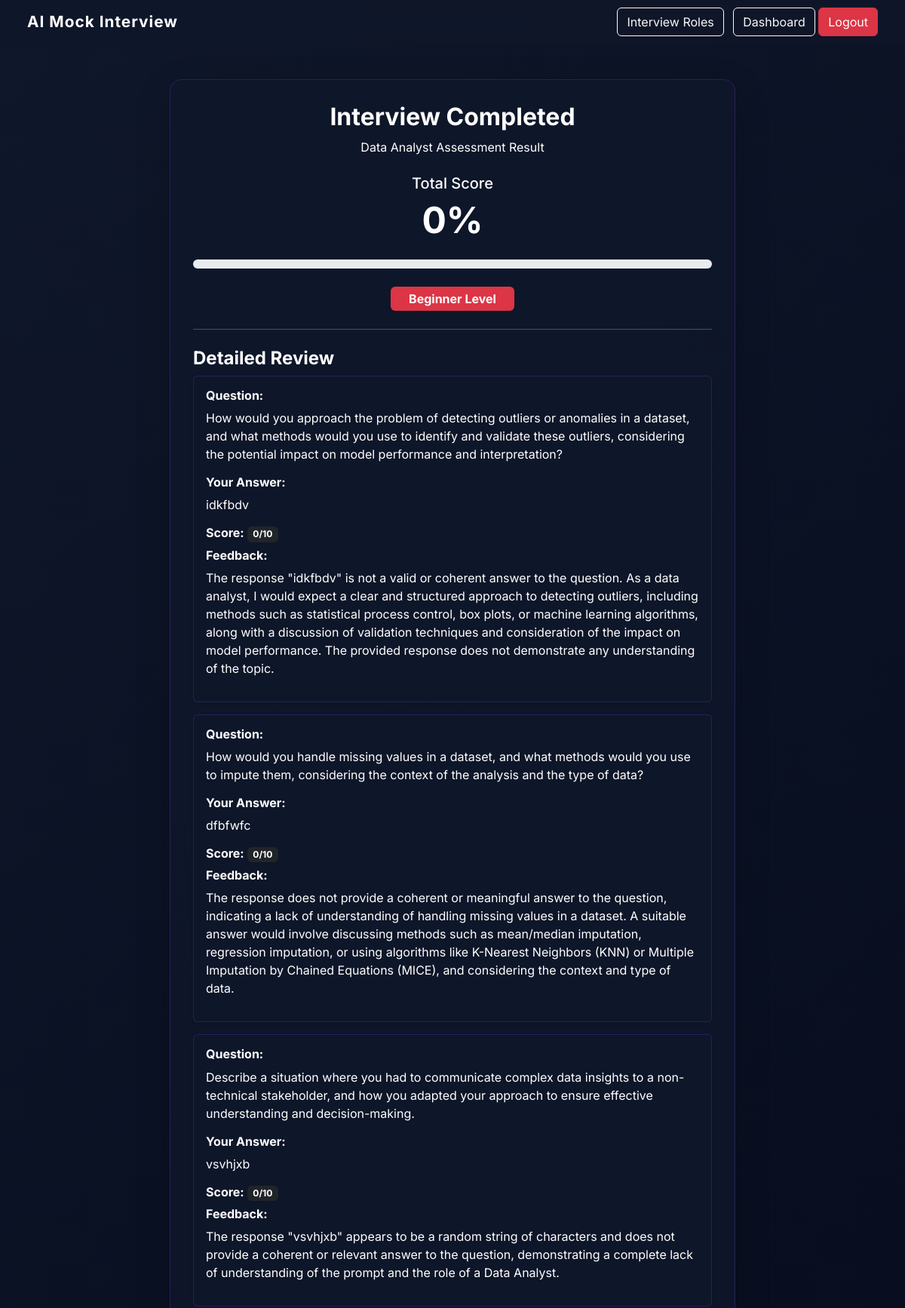
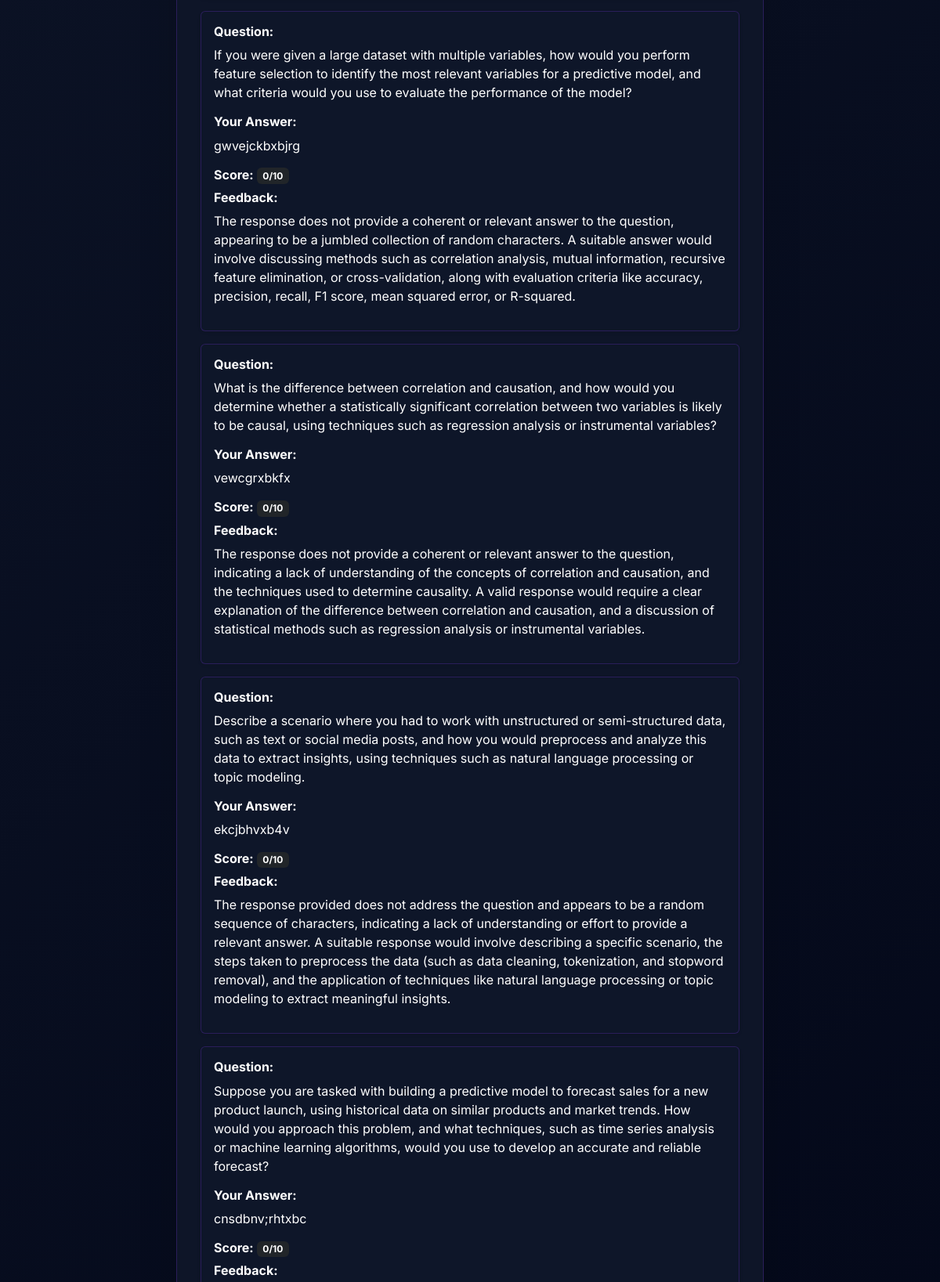
The app's page /interview/result/5/ (signed in, upper part) with its own data (2 pictures, top to bottom).
### interviews/models.py (models this page shows, shortened)
class JobRole(models.Model):
  name = models.CharField(max_length=100)
  description = models.TextField()
  skills_required = models.TextField(blank=True, null=True)

class Answer(models.Model):
  session = models.ForeignKey(InterviewSession, on_delete = models.CASCADE)
  question_text = models.TextField()
  response = models.TextField()
  score = models.IntegerField(default = 0)
  feedback = models.TextField(blank = True)

### interviews/views.py (the view)
# urls.py: path("result/<int:session_id>/", views.interview_result, name="interview_result"),
@login_required
def interview_result(request, session_id):
    session = InterviewSession.objects.get(id=session_id, user=request.user)
    answers = session.answer_set.all()
    return render(request, "result.html", {
        "role": session.job_role,
        "percentage": session.total_score,
        "answers": answers
    })

### templates/result.html (shortened to what this page needs)
{% extends 'base.html' %}
{% block content %}
<div class="d-flex justify-content-center">
    <div class="result-card shadow-lg">
        <div class="text-center mb-4">
            <h2 class="fw-bold mb-2">Interview Completed</h2>
            <p class="text-muted mb-0">
                {{ role.name }} Assessment Result
            </p>
        </div>
        <div class="text-center mb-4">
            <h5 class="text-muted">Total Score</h5>
            <h1 class="fw-bold display-5 mb-2">
                {{ percentage }}%
            </h1>
        </div>
        <div class="progress mb-4" style="height:12px; border-radius:10px;">
        </div>
        <div class="text-center mb-4">
            {% if percentage >= 80 %}
                <span class="badge bg-success px-4 py-2 fs-6">
                    Advanced Level
                </span>
            {% elif percentage >= 60 %}
                <span class="badge bg-warning text-dark px-4 py-2 fs-6">
                    Intermediate Level
                </span>
            {% else %}
                <span class="badge bg-danger px-4 py-2 fs-6">
                    Beginner Level
                </span>
            {% endif %}
        </div>
        <hr class="my-4">
<h4 class="fw-bold">Detailed Review</h4>
{% for ans in answers %}
<div class="card mb-3 shadow-sm">
    <div class="card-body">
        <h6 class="fw-bold">Question:</h6>
        <p>{{ ans.question_text }}</p>
        <h6 class="fw-bold">Your Answer:</h6>
        <p>{{ ans.response }}</p>
        <h6 class="fw-bold">Score:
            <span class="badge bg-dark">{{ ans.score }}/10</span>
        </h6>
        <h6 class="fw-bold mt-2">Feedback:</h6>
        <p>{{ ans.feedback }}</p>
    </div>
</div>
{% endfor %}
    </div>
</div>
{% endblock %}

### templates/base.html (style rules this page uses)
body { color: #f8fafc; }
h1, h2, h3, h4, h5, h6 { color: #ffffff !important; }
p, .text-muted { color: #cbd5e1 !important; }
.card { background: rgba(15, 23, 42, 0.95) !important; border: 1px solid rgba(124,58,237,0.25) !important; }
.card h5, .card p { color: #e2e8f0 !important; }
body { font-family: 'Inter', sans-serif; }
html, body { margin: 0; padding: 0; height: 100%; background: linear-gradient(135deg, #0f172a, #020617); overflow-x: hidden; color:white; }

### templates/result.html (style rules this page uses)
.result-card { max-width: 750px; width: 100%; background: rgba(15, 23, 42, 0.95); border: 1px solid rgba(124,58,237,0.25); border-radius: 16px; padding: 30px; color: #ffffff !important; }
.result-card h1, .result-card h2, .result-card h3, .result-card h4, .result-card h5, .result-card h6, .result-card p, .result-card span, .result-card small, .result-card strong { color: #ffffff !important; }

### records on screen
JobRole: name "Data Analyst"
Answer: question_text "How would you approach the problem of detecting outliers or anomalies in a dataset, and what methods would you use to identify and validate these outliers, considering the potential impact on model performance and interpretation?", response "idkfbdv", score "0", feedback "The response \"idkfbdv\" is not a valid or coherent answer to the question. As a data analyst, I would expect a clear and structured approach to detecting outliers, including methods such as statistical process control, box plots, or machine learning algorithms, along with a discussion of validation techniques and consideration of the impact on model performance. The provided response does not demonstrate any understanding of the topic."
Answer: question_text "How would you handle missing values in a dataset, and what methods would you use to impute them, considering the context of the analysis and the type of data?", response "dfbfwfc", score "0", feedback "The response does not provide a coherent or meaningful answer to the question, indicating a lack of understanding of handling missing values in a dataset. A suitable answer would involve discussing methods such as mean/median imputation, regression imputation, or using algorithms like K-Nearest Neighbors (KNN) or Multiple Imputation by Chained Equations (MICE), and considering the context and type of data."
Answer: question_text "Describe a situation where you had to communicate complex data insights to a non-technical stakeholder, and how you adapted your approach to ensure effective understanding and decision-making.", response "vsvhjxb", score "0", feedback "The response \"vsvhjxb\" appears to be a random string of characters and does not provide a coherent or relevant answer to the question, demonstrating a complete lack of understanding of the prompt and the role of a Data Analyst."
Answer: question_text "If you were given a large dataset with multiple variables, how would you perform feature selection to identify the most relevant variables for a predictive model, and what criteria would you use to evaluate the performance of the model?", response "gwvejckbxbjrg", score "0", feedback "The response does not provide a coherent or relevant answer to the question, appearing to be a jumbled collection of random characters. A suitable answer would involve discussing methods such as correlation analysis, mutual information, recursive feature elimination, or cross-validation, along with evaluation criteria like accuracy, precision, recall, F1 score, mean squared error, or R-squared."
Answer: question_text "What is the difference between correlation and causation, and how would you determine whether a statistically significant correlation between two variables is likely to be causal, using techniques such as regression analysis or instrumental variables?", response "vewcgrxbkfx", score "0", feedback "The response does not provide a coherent or relevant answer to the question, indicating a lack of understanding of the concepts of correlation and causation, and the techniques used to determine causality. A valid response would require a clear explanation of the difference between correlation and causation, and a discussion of statistical methods such as regression analysis or instrumental variables."
Answer: question_text "Describe a scenario where you had to work with unstructured or semi-structured data, such as text or social media posts, and how you would preprocess and analyze this data to extract insights, using techniques such as natural language processing or topic modeling.", response "ekcjbhvxb4v", score "0", feedback "The response provided does not address the question and appears to be a random sequence of characters, indicating a lack of understanding or effort to provide a relevant answer. A suitable response would involve describing a specific scenario, the steps taken to preprocess the data (such as data cleaning, tokenization, and stopword removal), and the application of techniques like natural language processing or topic modeling to extract meaningful insights."
Answer: question_text "Suppose you are tasked with building a predictive model to forecast sales for a new product launch, using historical data on similar products and market trends. How would you approach this problem, and what techniques, such as time series analysis or machine learning algorithms, would you use to develop an accurate and reliable forecast?", response "cnsdbnv;rhtxbc", score "0"

### other values on screen
{{ percentage }} "0"
